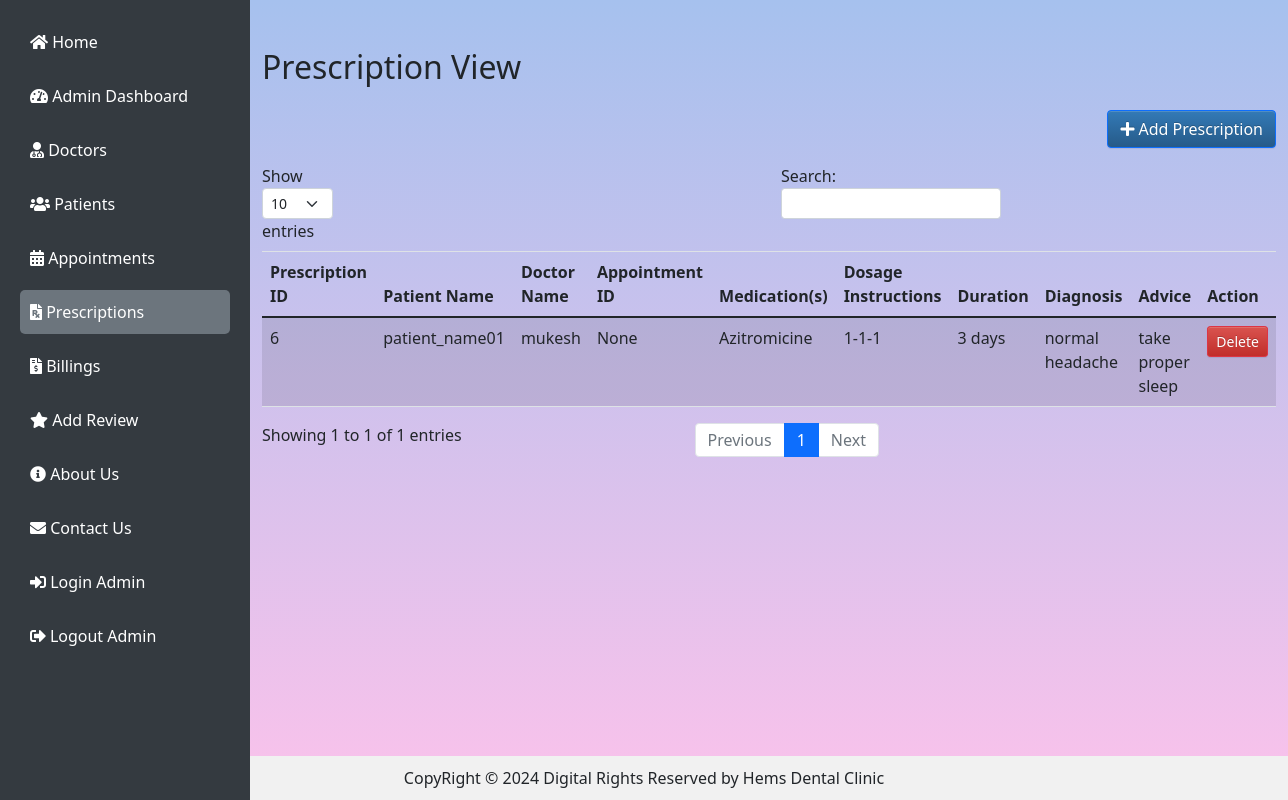
/viewPrescription/ (signed in), run on an earlier commit of the app's database.
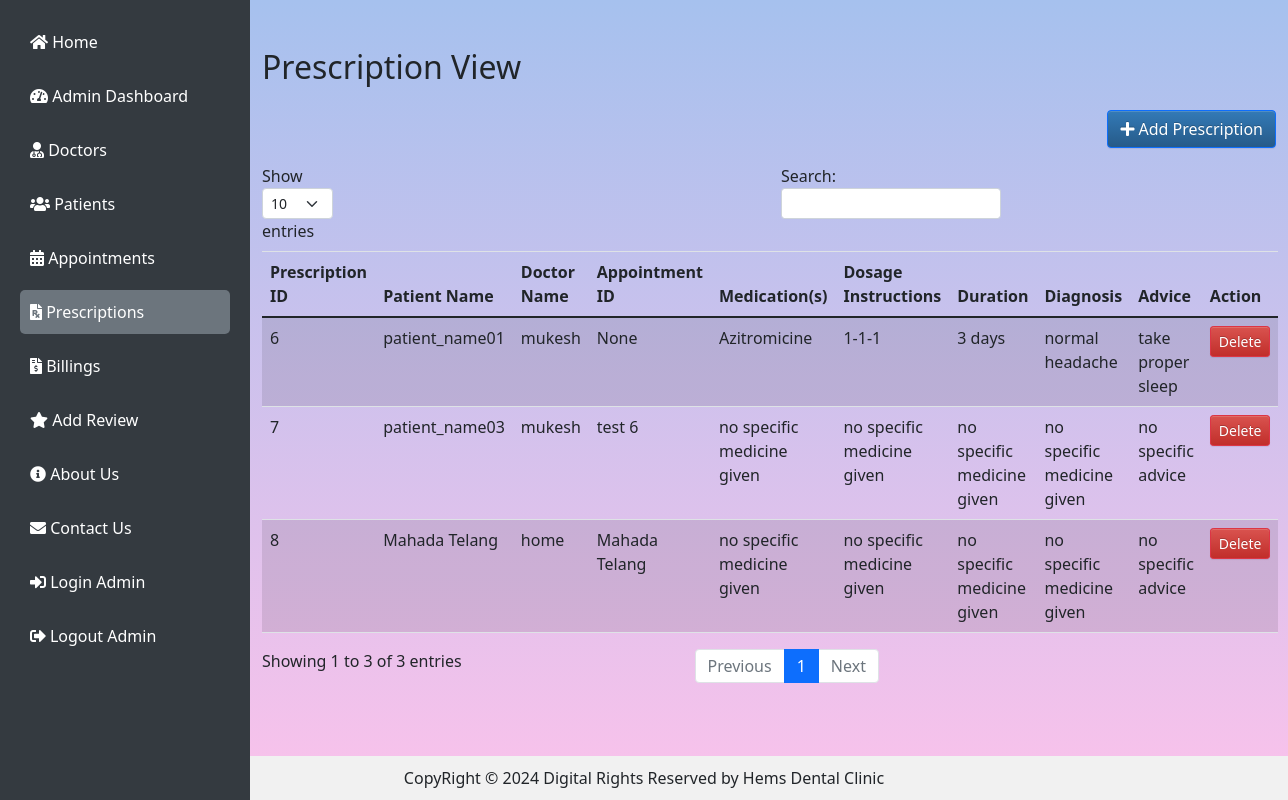
And on a later commit of the database.
### clinic/models.py (models this page shows, shortened)
class Prescription(models.Model):
    prescription_id = models.AutoField(primary_key=True)
    patient_id = models.ForeignKey(Patient, on_delete=models.CASCADE)
    doctor_id =  models.ForeignKey(Doctor ,on_delete=models.SET_NULL,blank=True,null=True)
    appointment_id = models.ForeignKey(Appointment,on_delete=models.SET_NULL,blank=True,null=True)
    medicine_name = models.CharField(max_length=200,  default='no specific medicine given')
    dosage = models.CharField(max_length=200,  default='no specific medicine given')
    duration = models.CharField(max_length=100,  default='no specific medicine given')
    diagnosis = models.CharField(max_length =250,  default='no specific medicine given')
    medicine = models.CharField(max_length=500, default='no specific medicine given')
    advice = models.CharField(max_length=100, default='no specific advice')

class Patient (models.Model):
    patient_id = models.AutoField(primary_key=True)
    name = models.CharField(max_length=50, null=False)
    date_of_birth = models.DateField()
    gender = models.CharField(max_length=10)
    blood_group = models.CharField(max_length=10)
    email_id = models.EmailField()
    address = models.TextField()
    mobile_number = models.CharField(max_length=15)
    def __str__(self) -> str:
        return self.name

class Doctor(models.Model):
    doctor_id = models.AutoField(primary_key=True)
    age = models.IntegerField()
    name = models.CharField(max_length=50, null=True)
    gender = models.CharField(max_length=10, choices=[('Male', 'Male'), ('Female', 'Female'), ('Other', 'Other')])
    experince = models.IntegerField()
    languages = models.CharField(max_length=25)
    mobile_number = models.CharField(max_length=15)
    email = models.EmailField()
    schedule = models.CharField(max_length=25, blank= True)
    def __str__(self) -> str:
        return self.name

class Appointment(models.Model):
    appointment_id = models.AutoField(primary_key= True)
    Patient_id = models.ForeignKey(Patient,on_delete=models.CASCADE)
    specialization = models.CharField(max_length=50)
    doctor_id = models.ForeignKey(Doctor,on_delete = models.CASCADE)
    consultation_fee = models.IntegerField()
    date = models.DateField(default=timezone.now().date(),null=True)
    def __str__(self) -> str:
        return self.Patient_id.name

### clinic/views.py (the view)
# urls.py: path('viewPrescription/', view_prescription, name='viewPrescription'),
def view_prescription(request):
    if not request.user.is_authenticated:
        return redirect('login_admin')
    prescription = Prescription.objects.all()
    if request.method == 'POST':
        form = PrescriptionForm(request.POST)
        if form.is_valid():
            form.save()
            return redirect('viewPrescription')
    else:
        form = PrescriptionForm()
    return render(request, "viewPrescription.html", {"prescription": prescription, "form": form})

### clinic/forms.py
class PrescriptionForm(ModelForm):
    class Meta:
        model = Prescription
        fields = "__all__"

### clinic/templates/viewPrescription.html (shortened to what this page needs)
{% extends "basePage.html" %}
{% load crispy_forms_tags %}
{% block content %}
<div class="container my-5">
    <div class="table-container">
        <h2 class="mb-4">Prescription View</h2>
        <div class="d-flex justify-content-end mb-3">
            <button type="button" class="btn btn-primary" data-bs-toggle="modal" data-bs-target="#addPrescriptionModal">
                <i class="fas fa-plus"></i> Add Prescription
            </button>
        </div>
        <table class="table table-hover table-striped" id="prescriptionsTable">
            <thead>
                <tr>
                    <th>Prescription ID</th>
                    <th>Patient Name</th>
                    <th>Doctor Name</th>
                    <th>Appointment ID</th>
                    <th>Medication(s)</th>
                    <th>Dosage Instructions</th>
                    <th>Duration</th>
                    <th>Diagnosis</th>
                    <th>Advice</th>
                    <th>Action</th>
                </tr>
            </thead>
            <tbody>
                {% for i in prescription %}
                <tr>
                    <td>{{i.prescription_id}}</td>
                    <td>{{i.patient_id.name}}</td>
                    <td>{{i.doctor_id.name}}</td>
                    <td>{{i.appointment_id}}</td>
                    <td>{{i.medicine_name}}</td>
                    <td>{{i.dosage}}</td>
                    <td>{{i.duration}}</td>
                    <td>{{i.diagnosis}}</td>
                    <td>{{i.advice}}</td>
                    <td>
                        <a href="{% url 'deletePrescription' presc_id=i.prescription_id %}"
                            onclick="return confirm('Are you sure you want to delete this Prescription?')"
                            class="btn btn-danger btn-sm">Delete</a>
                    </td>
                </tr>
                {% endfor %}
            </tbody>
        </table>
    </div>
</div>
{% endblock content %}

What changed in the data, as far as the page shows it:
added Prescription: prescription_id "7", patient_id.name "patient_name03", doctor_id.name "mukesh", appointment_id "test 6", medicine_name "no specific medicine given", dosage "no specific medicine given", duration "no specific medicine given", diagnosis "no specific medicine given", advice "no specific advice"
added Prescription: prescription_id "8", patient_id.name "Mahada Telang", doctor_id.name "home", appointment_id "Mahada Telang", medicine_name "no specific medicine given", dosage "no specific medicine given", duration "no specific medicine given", diagnosis "no specific medicine given", advice "no specific advice"
Also different on the page:
text written by a page script: "Show entries Search: Showing 1 to 1 of 1 entries Previous 1 Next" → "Show entries Search: Showing 1 to 3 of 3 entries Previous 1 Next"
